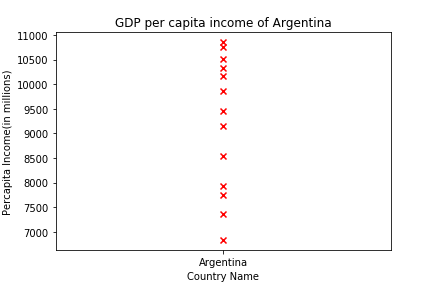

Python code for this plot:
# -*- coding: utf-8 -*-
"""
Created on Wed Jan 16 17:53:32 2019

@author: kdandebo
"""
#Importing libraries
import matplotlib.pyplot as plt
import pandas as pd

#importing the data file
xl = pd.ExcelFile("C:/Users/kdandebo/Desktop/Models/Python excercise/Data3.xlsx")
#Parsing the data
df=xl.parse("Data")

#checking the info of the date file
print(df.columns)
df.info()
    
#information of the scatter plot
plt.xlabel('Country Name')
plt.ylabel('Percapita Income(in millions)')
plt.title('GDP per capita income of Argentina')

x = df[df['Country Name']=="Argentina"]
plt.scatter(x['Country Name'],x['Value'], marker='x', color='red')
plt.show()
#print(df.head(5))
